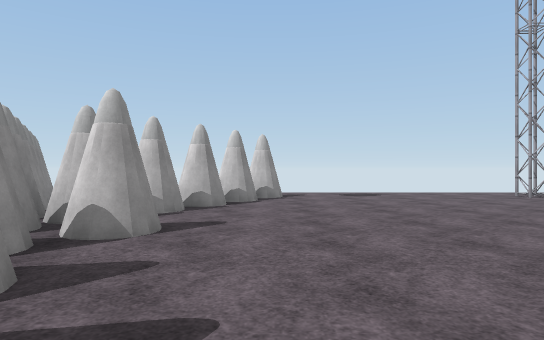
view 1 (above)

13 first-person views from a walk through a 3-D level made in the Unity game engine. The camera is 1.3 m above the floor, looks level and sees 75° across. The floor is counted in squares, 1.8 m on a side. Each view is taken from the middle of a square. On the plan, view 1 faces up. The plan holds only what a view shows up to about 11 squares ahead; the rest is blank. The place goes on beyond the plan. The player is left out. Some surface patterns are stand-ins.

view 2
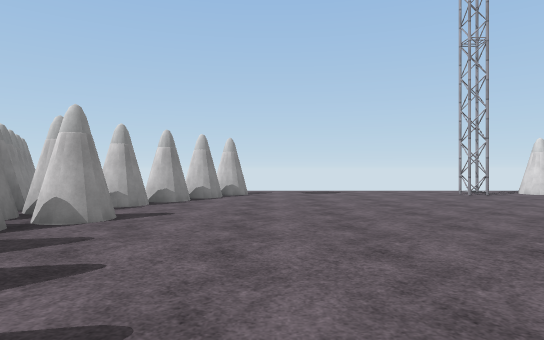

view 3
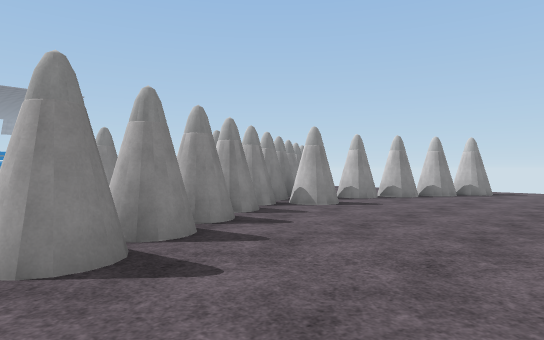

view 4
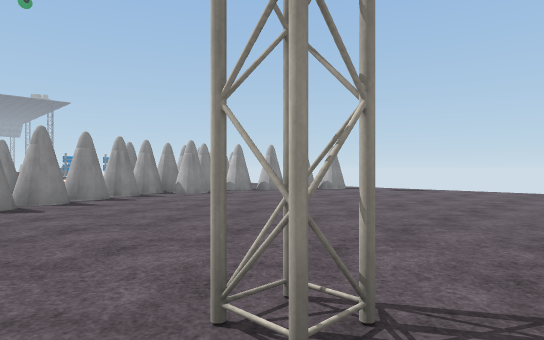

view 5
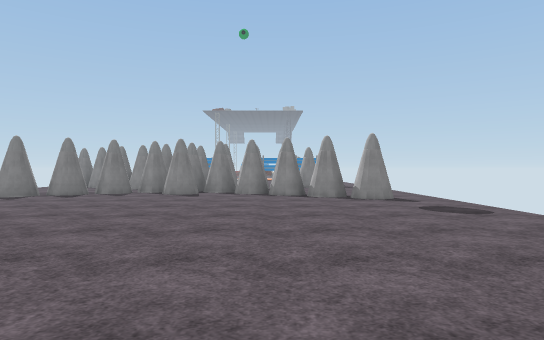

view 6
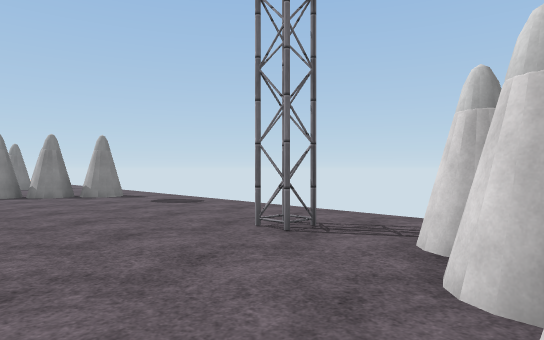

view 7
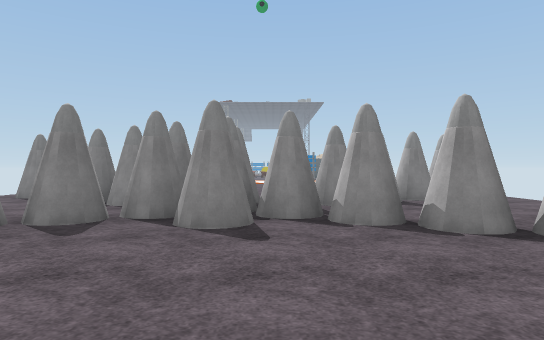

view 8
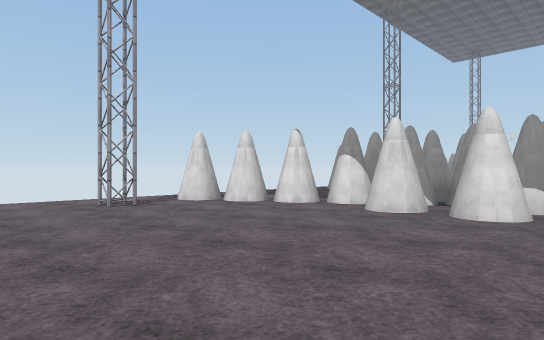

view 9
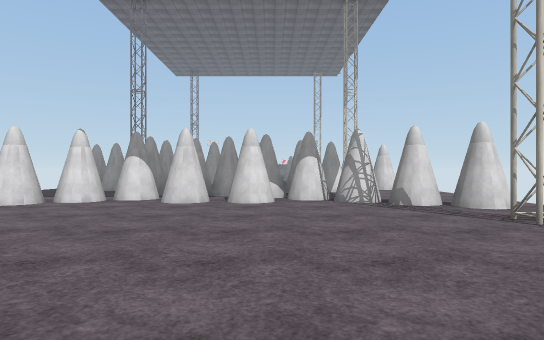

view 10
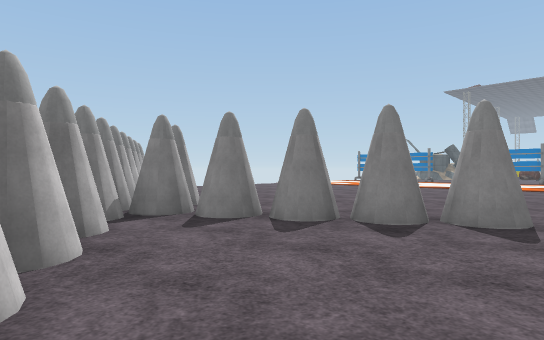

view 11
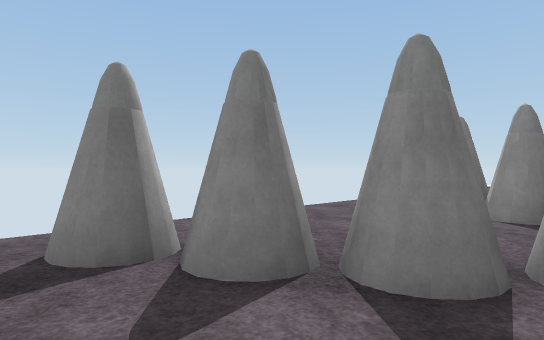

view 12
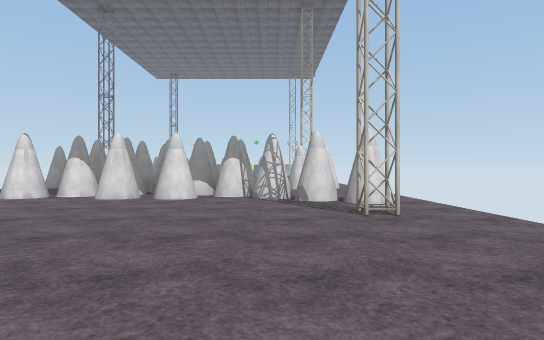

view 13
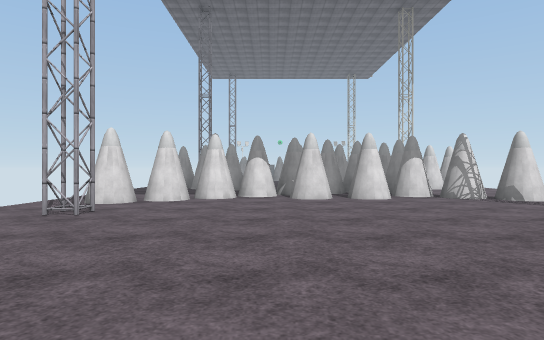

### Floor plan
Key: @ floor where view 1 was taken; # wall or solid block; . floor; T thing the floor can be seen under or through; O other object.
Columns run from 11 left of view 1 to 10 right of it. Each row starts with its distance up from view 1.
 11      .................
 10 .....#.....#........#.
  9 .  ..T....T#........##
  8  ....TT...T..........#
  7  .....T..TT..........#
  6   ....T#.#............
  5     ...###...........#
  4     . ####...........#
  3        ##............#
  2       ##.#............
  1       #..##..........#
  0      #....#@........##
 -1      #.....#......O.#.
 -2      ... .... ........

Positions as (right, up) in squares from view 1, and headings:
1: (0, 0), facing up
2: (1, -1), facing up
3: (3, -2), facing up-left
4: (8, -2), facing up-left
5: (9, 7), facing left
6: (10, 6), facing up-left
7: (3, 5), facing left
8: (4, 2), facing up-right
9: (2, 3), facing right
10: (-1, 11), facing down-left
11: (1, 2), facing down-left
12: (1, 1), facing right
13: (1, 6), facing right
